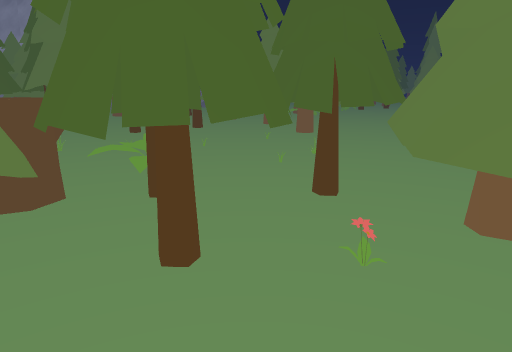
View 1 (above)

24 first-person views from a walk through a Unity game level. The camera is 1.3 m above the floor, tilts 14° down and sees 70° across. The floor is counted in squares, 0.5 m on a side. Each view is taken from the middle of a square. On the plan, view 1 faces up. The plan holds only what a view shows up to about 20 squares ahead; the rest is blank. The place goes on beyond the plan. The player character is not drawn. Some animated figures are not drawn.

View 2
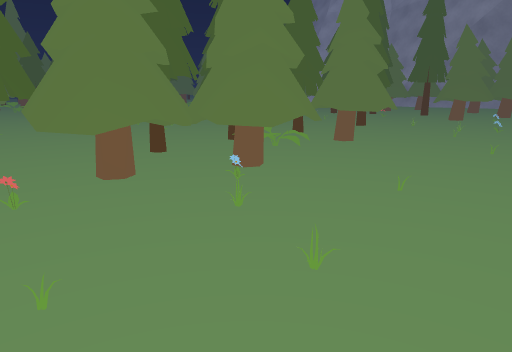

View 3
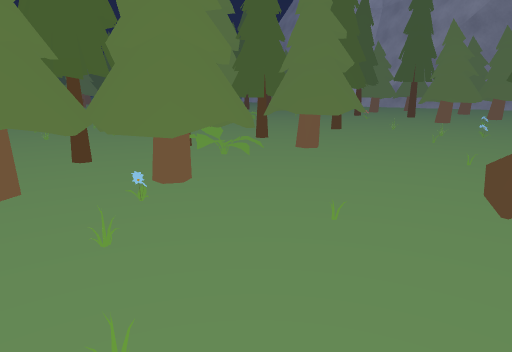

View 4
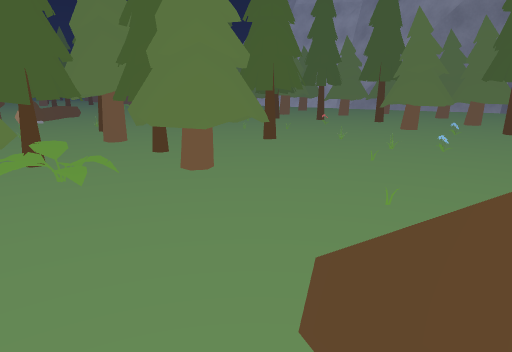

View 5
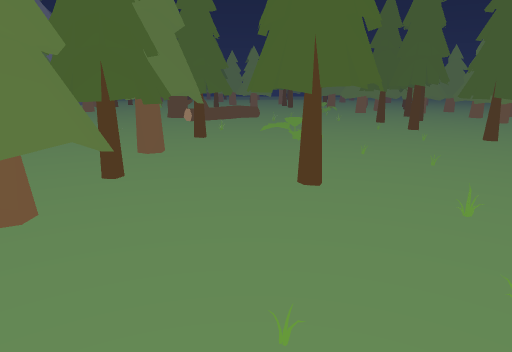

View 6
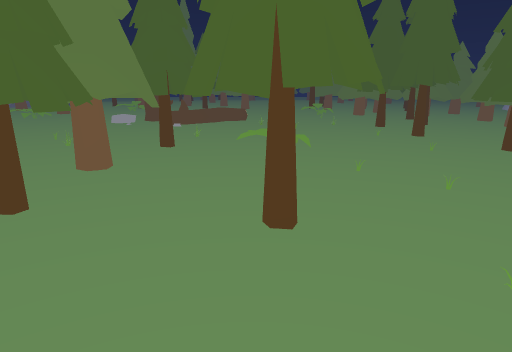

View 7
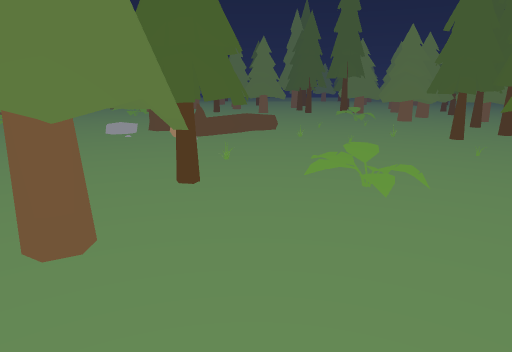

View 8
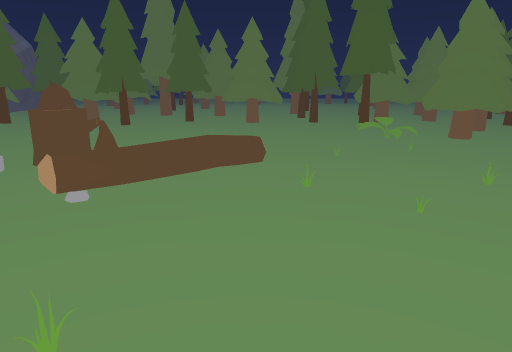

View 9
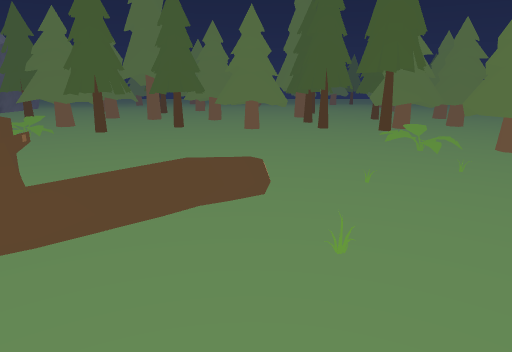

View 10
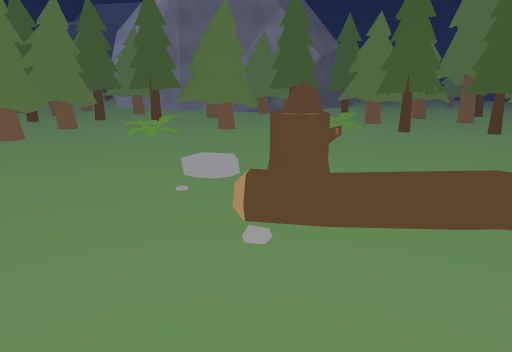

View 11
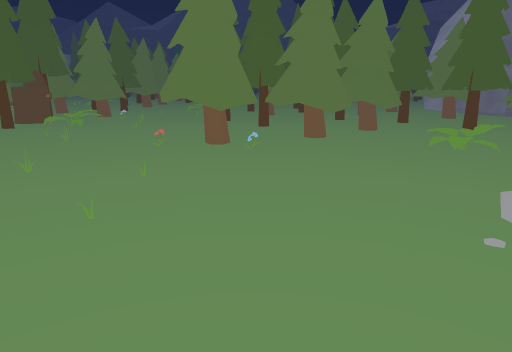

View 12
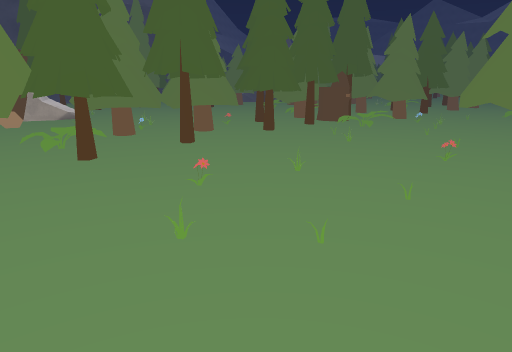

View 13
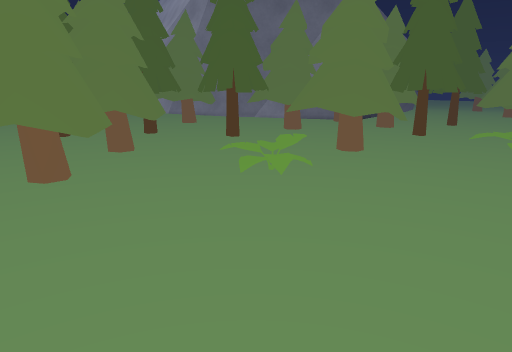

View 14
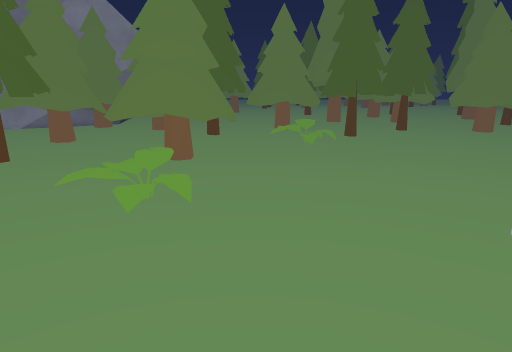

View 15
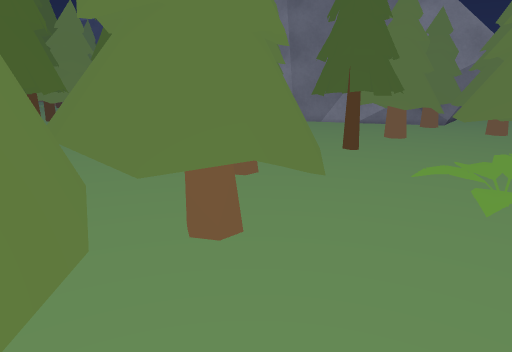

View 16
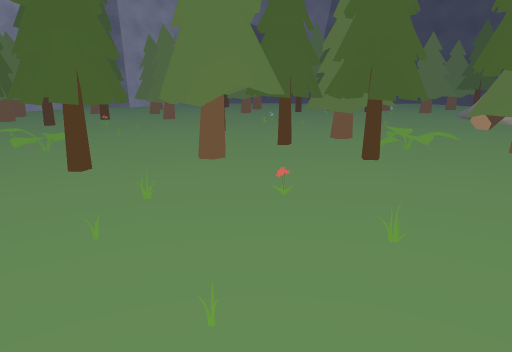

View 17
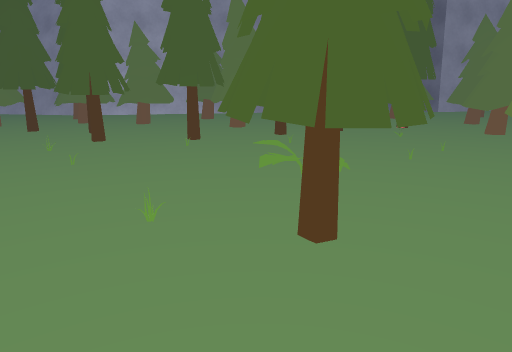

View 18
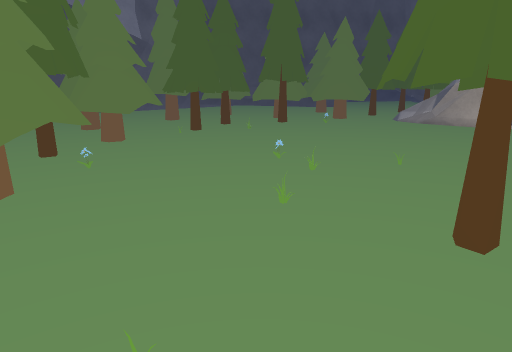

View 19
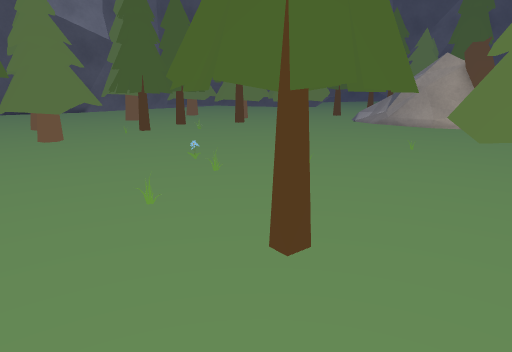

View 20
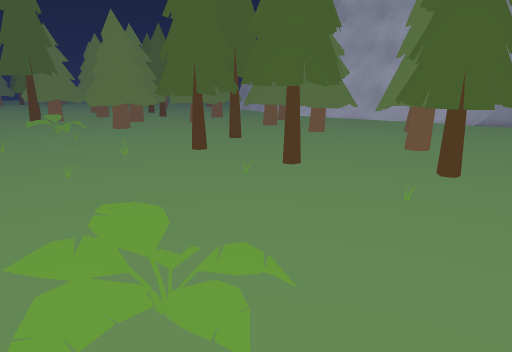

View 21
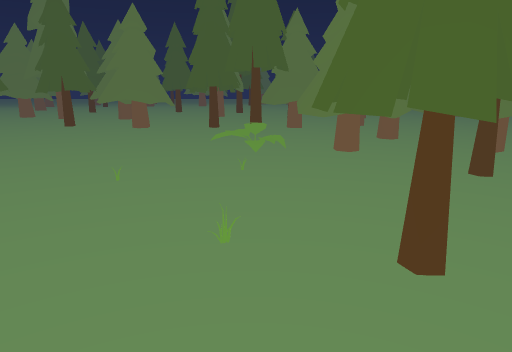

View 22
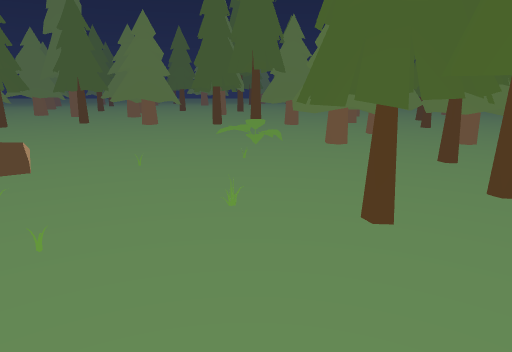

View 23
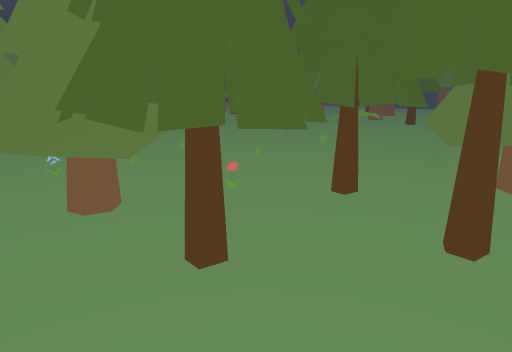

View 24
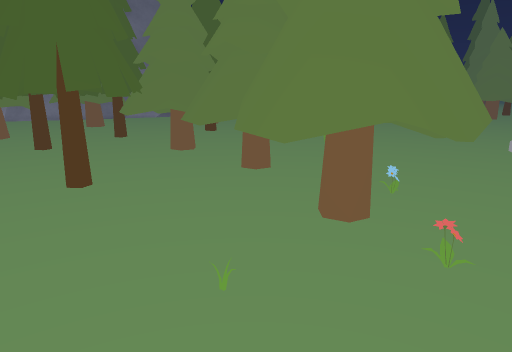

### Floor plan
Key: @ floor where view 1 was taken; . main floor; : floor 0.25 m higher than the main floor; - floor 0.25 m lower than the main floor; / step, stairs or slope; T tree; F flower; S stump; O other object.
Columns run from 4 left of view 1 to 32 right of it. Each row starts with its distance up from view 1.
 43     OOO TTTOOO TTTT....TTTT    TT
 42     ...TTTT.//.TTTT.........--T-T ---
 41   TTT..TTTT.///.TT..........--TT-TT--
 40  TTTT...TTT.O//..............--T-----
 39  TTTT......../...............---/--
 38  TTT...T  ...................--OO/TT
 37 ..T .. T TT...................-O/OTTT
 36 .TTTT. TTTT...................--//TTT
 35 .TTTT.TTTTT...................----TTT
 34 OTTTT..TTT............ .......-------
 33 O.TT.../..............  ......--O----
 32 ......./O/...........   ....O..------
 31 .T T...O//........SSS    O.....------
 30  TTTT.../.........SS    O......------
 29  TTTT...........//.    O.......---TT
 28 TTTTT ..........//.. OO........O-TTTT
 27 TTTT TTT............/:....O.....-TTTT
 26  .. TTTT.........................TTTT
 25 TT.TTTTT.....................O...-TT-
 24 TTTTTTTT..........................TTT
 23 TTT.TT TF........................TT-T
 22 TT...TTTTT.......................TTTT
 21 .....TTTTT.............O..........TTT
 20 .....TTTTT...O..O.....T.............-
 19 .....TTTF............TTTT.//........T
 18 .....O............O.TTTTT.///......TT
 17 .....................TTTT/://.....OTT
 16 ..O.........O...F.....TT.../........T
 15  ..................TTTT..............
 14   ....O............TTTTT.............
 13   ...O.............TTTTT.....O.......
 12   ..............T..TTTTT.............
 11  //........TTT.TTTTTTTT........O...O.
 10  TTTTTTT..TTTT.TTTTTTTT..TTTT........
  9  TTTTTTT..TTTT.TTTTTTTT..TTTT........
  8  TTTTTTTTTTTTT.OTT..TTT..TTTT........
  7 TTTTTTTTTTTTTT.O//TTTTT..TTTT......TT
  6 T TTT.TTTTTTTTT///TTTTT......O....TTT
  5 TTTTT.FTTTTTTTTT..TTTTT...........TTT
  4 TTTTT..TTTTFTTTT..TTTTT........... TT
  3  ..........FTTT....TT.......O......OO
  2 .........O.TT............O...........
  1 .....O.......................O......T
  0 ....@........O......................T
 -1 ........O............O...............
 -2 ...................................TT
 -3 ..O............OO..................TT
 -4 ............ . O ..................TT
 -5  ....... ..      ..................
 -6  ......       OO.................TTT

Where each view was taken, in squares from view 1:
view 1: 0 up, 0 right, facing up
view 2: 4 down, 0 right, facing up-right
view 3: 4 down, 3 right, facing up-right
view 4: 4 down, 9 right, facing up-right
view 5: 1 down, 21 right, facing up
view 6: 2 up, 22 right, facing up
view 7: 8 up, 20 right, facing up
view 8: 18 up, 21 right, facing up
view 9: 22 up, 21 right, facing up
view 10: 22 up, 21 right, facing up-left
view 11: 23 up, 19 right, facing left
view 12: 23 up, 17 right, facing down-left
view 13: 23 up, 12 right, facing up-left
view 14: 23 up, 7 right, facing up
view 15: 22 up, 6 right, facing up-left
view 16: 22 up, 6 right, facing down-right
view 17: 19 up, 12 right, facing right
view 18: 14 up, 26 right, facing down
view 19: 14 up, 23 right, facing down
view 20: 14 up, 21 right, facing up-right
view 21: 22 up, 28 right, facing up
view 22: 20 up, 28 right, facing up
view 23: 14 up, 1 right, facing down
view 24: 14 up, 1 right, facing up
